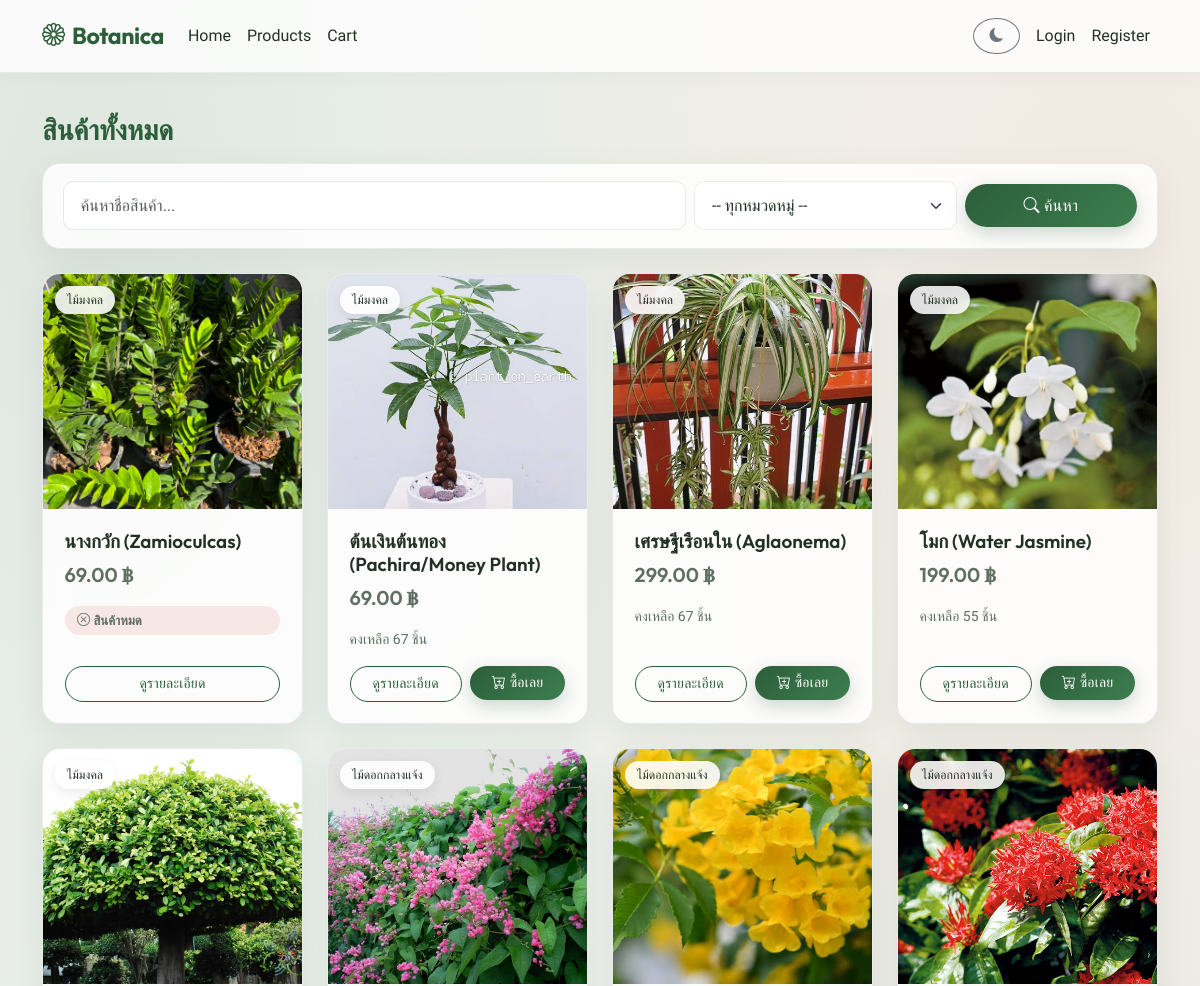
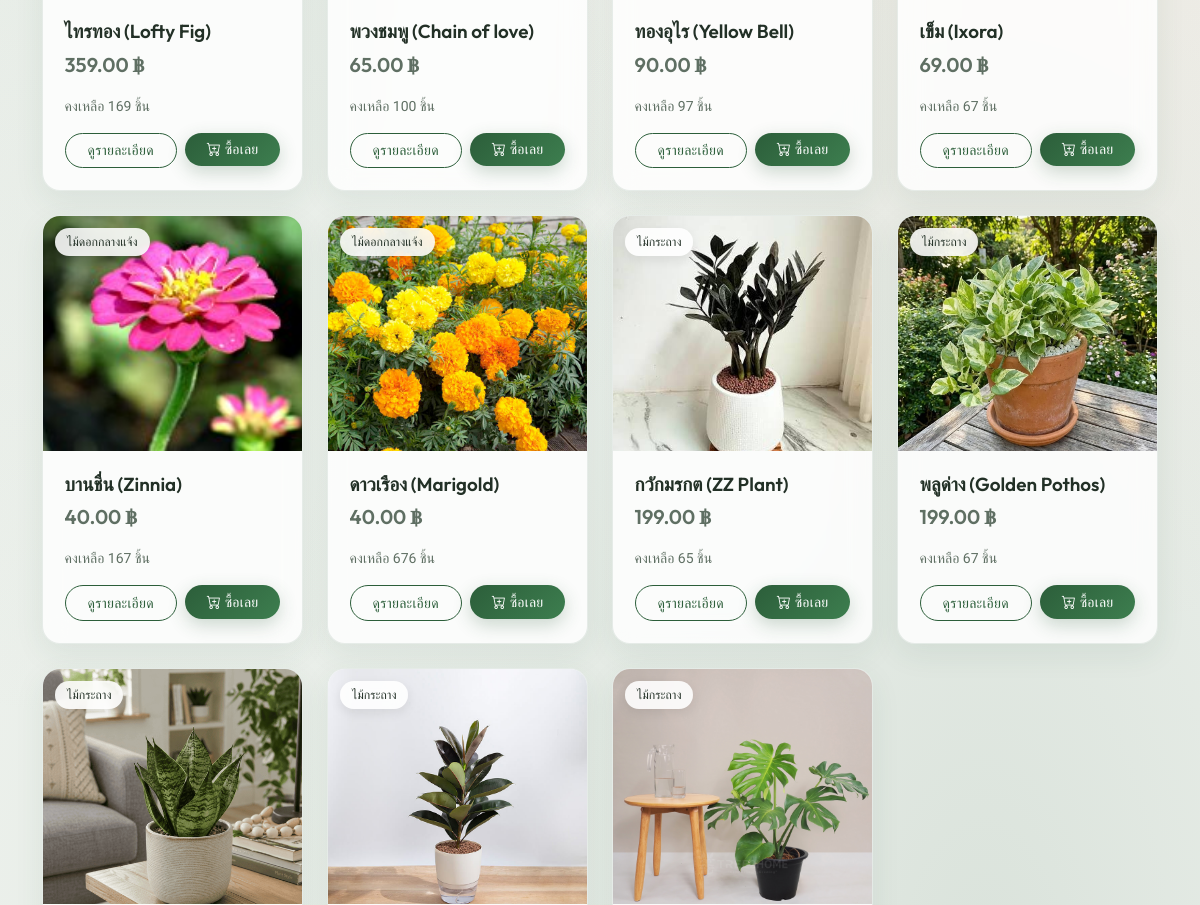
Before: /products/ (upper part) with the older database file (2 pictures, top to bottom).
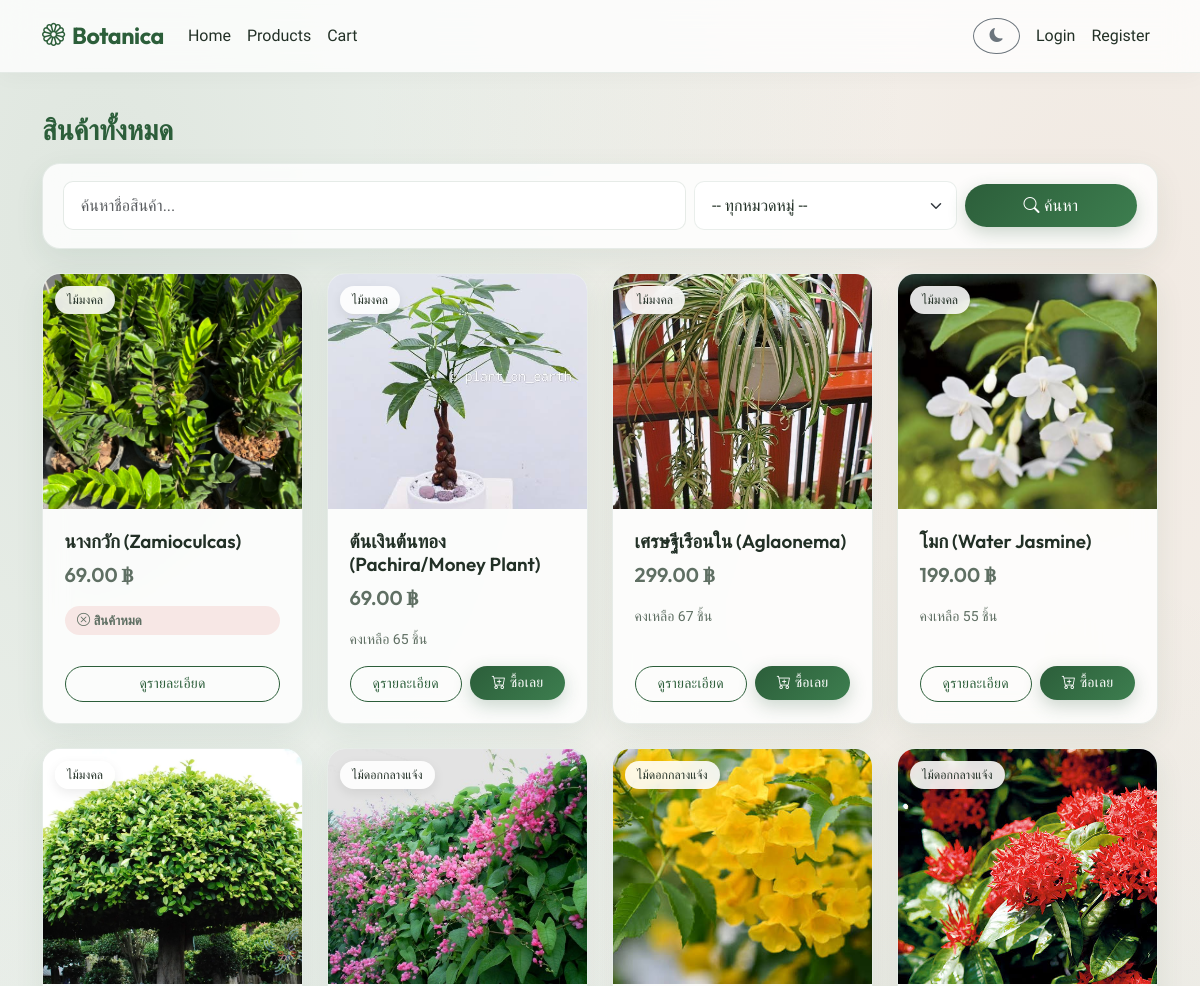
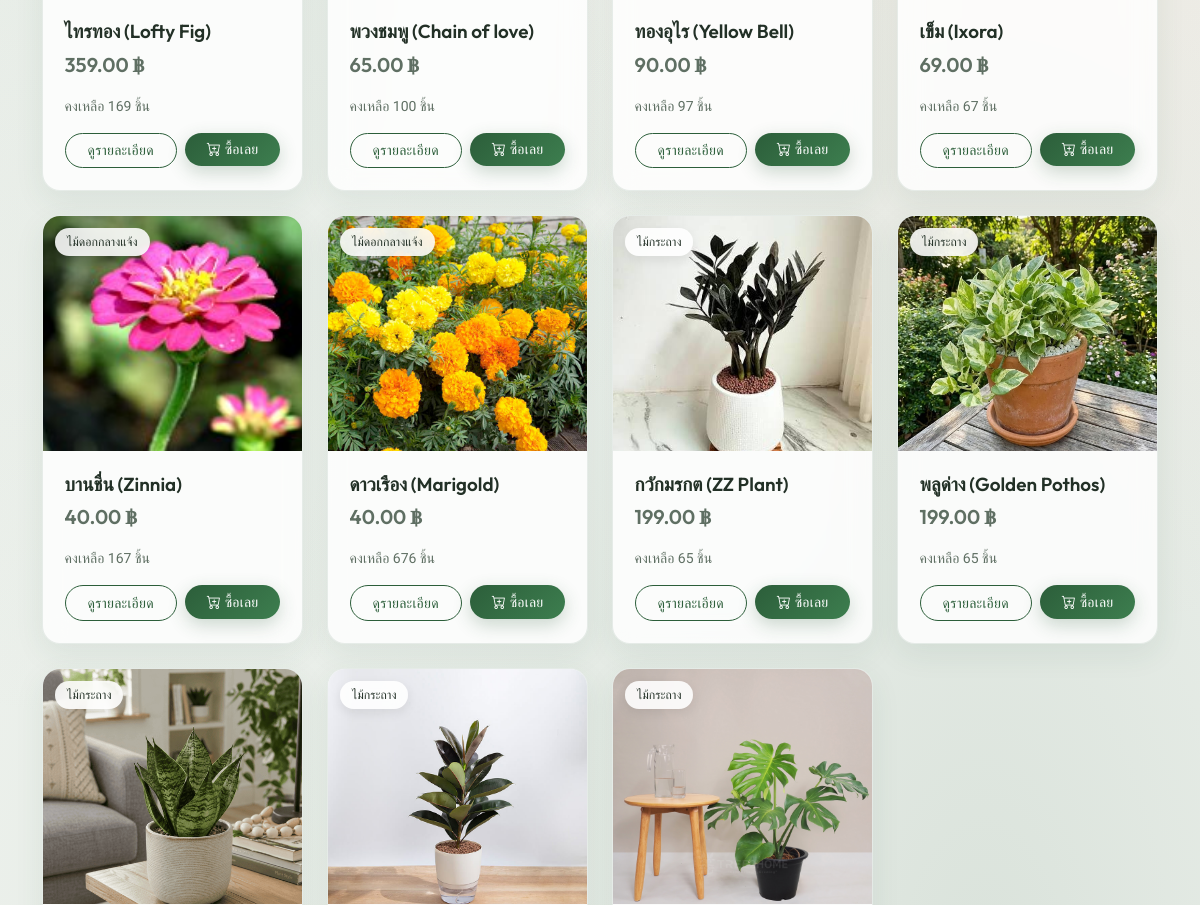
After: the same page with the newer database file (2 pictures, top to bottom).
### products/models.py (models this page shows, shortened)
class Product(models.Model):
    name = models.CharField('ชื่อสินค้า', max_length=200)
    category = models.ForeignKey(
        Category, verbose_name='หมวดหมู่', on_delete=models.SET_NULL,
        null=True, blank=True, related_name='products'
    )
    description = models.TextField('รายละเอียดสินค้า', blank=True)
    price = models.DecimalField('ราคา', max_digits=10, decimal_places=2, validators=[MinValueValidator(Decimal("0.01"))])
    stock = models.PositiveIntegerField('จำนวนคงเหลือ', default=0)
    image = models.ImageField('รูปสินค้า', upload_to='products/', blank=True, null=True)
    created_at = models.DateTimeField('วันที่เพิ่มสินค้า', auto_now_add=True)
    class Meta:
        verbose_name = 'สินค้า'
        verbose_name_plural = 'สินค้า'
        ordering = ['-created_at']
    @property
    def is_out_of_stock(self):
        return self.stock == 0

class Category(models.Model):
    name = models.CharField('ชื่อหมวดหมู่', max_length=100, unique=True)
    class Meta:
        verbose_name = 'หมวดหมู่สินค้า'
        verbose_name_plural = 'หมวดหมู่สินค้า'
        ordering = ['name']

### products/views.py (the view)
# urls.py: path('products/', views.product_list_view, name='product_list'),
def product_list_view(request):
    products = Product.objects.all()
    query = request.GET.get('q', '').strip()
    if query:
        products = products.filter(name__icontains=query)
    category_id = request.GET.get('category', '')
    if category_id.isdigit():
        products = products.filter(category_id=int(category_id))
    else:
        category_id = ''
    categories = Category.objects.all()
    return render(request, 'products/product_list.html', {
        'products': products,
        'categories': categories,
        'query': query,
        'selected_category': category_id,
    })

### cart/cart.py (called while the page is built, shortened)
    def __iter__(self):
        product_ids = list(self.cart.keys())
        products = Product.objects.filter(id__in=product_ids)
        products_map = {str(p.id): p for p in products}
        missing_ids = set(product_ids) - set(products_map.keys())
        if missing_ids:
            for product_id in missing_ids:
                self.cart.pop(product_id, None)
            self.save()

    def __len__(self):
        return sum(item["quantity"] for item in self)

### cart/context_processors.py (called while the page is built)
def cart_summary(request):
    cart = Cart(request)
    return {'cart_count': len(cart)}

### products/templates/products/product_list.html (shortened to what this page needs)
{% extends 'base.html' %}
{% block content %}
<h3 class="mb-3">
    {% if query %}ผลการค้นหา: "{{ query }}"{% else %}สินค้าทั้งหมด{% endif %}
</h3>
<div class="filter-bar-card mb-4">
    <form method="get" class="row g-2 align-items-center">
        <div class="col-md-7">
            <input type="text" name="q" class="form-control" placeholder="ค้นหาชื่อสินค้า..." value="{{ query }}">
        </div>
        <div class="col-md-3">
            <select name="category" class="form-select">
                <option value="">-- ทุกหมวดหมู่ --</option>
            </select>
        </div>
        <div class="col-md-2 d-flex gap-2">
            <button type="submit" class="btn btn-primary flex-fill"><i class="bi bi-search"></i> ค้นหา</button>
        </div>
    </form>
</div>
<div class="row row-cols-1 row-cols-sm-2 row-cols-md-4 g-4">
    {% for product in products %}
    {% include 'products/_product_card.html' %}
    {% empty %}
    <p class="text-muted">ไม่พบสินค้าที่ค้นหา</p>
    {% endfor %}
</div>
{% endblock %}

### products/templates/products/_product_card.html (shortened to what this page needs)
<div class="col">
    <div class="card product-card h-100">
        <div class="card-img-wrapper">
            {% if product.image %}
            <img src="{{ product.image.url }}" class="card-img-top" alt="{{ product.name }}">
            {% else %}
            <div class="card-img-top d-flex align-items-center justify-content-center bg-light text-muted">
                <i class="bi bi-flower2" style="font-size: 3rem;"></i>
            </div>
            {% endif %}
            {% if product.category %}
            <span class="category-badge">{{ product.category.name }}</span>
            {% endif %}
        </div>
        <div class="card-body d-flex flex-column">
            <h5 class="card-title">{{ product.name }}</h5>
            <p class="price-tag">{{ product.price }} ฿</p>
            {% if product.is_out_of_stock %}
            <p class="out-of-stock mb-2"><i class="bi bi-x-circle"></i> สินค้าหมด</p>
            {% else %}
            <p class="text-muted mb-3 small">คงเหลือ {{ product.stock }} ชิ้น</p>
            {% endif %}
            <div class="mt-auto d-flex gap-2">
                <a href="{% url 'products:product_detail' product.pk %}" class="btn btn-outline-primary btn-sm flex-fill">ดูรายละเอียด</a>
                {% if not product.is_out_of_stock %}
                <form method="post" action="{% url 'cart:add' product.pk %}" class="flex-fill">
                    <button type="submit" class="btn btn-primary btn-sm w-100">
                        <i class="bi bi-cart-plus"></i> ซื้อเลย
                    </button>
                </form>
                {% endif %}
            </div>
        </div>
    </div>
</div>

Changed rows visible on the page:
changed Product "ต้นเงินต้นทอง (Pachira/Money Plant)": stock "67" → "65"
changed Product "พลูด่าง (Golden Pothos)": stock "67" → "65"
